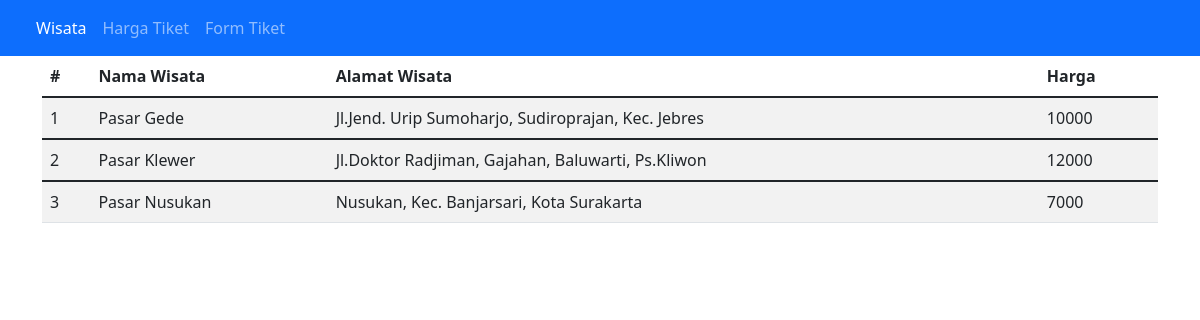
Page /daftar-harga.php on the committed database.
### tables this page shows
CREATE TABLE `wisata` (
  `id_wisata` int(20) NOT NULL,
  `nama_wisata` varchar(50) NOT NULL,
  `alamat_wisata` varchar(50) NOT NULL,
  `harga` varchar(50) NOT NULL
);

### daftar-harga.php (the view, shortened to what this page needs)
<!DOCTYPE html>
<html lang="en">
<head>
    <link href="https://cdn.jsdelivr.net/npm/bootstrap@5.1.3/dist/css/bootstrap.min.css" rel="stylesheet">
</head>
<body>
    <?php
        include 'navbar.php';
    ?>
    <div class="container">
    <table class="table table-striped">
        <thead>
            <tr>
            <th scope="col">#</th>
            <th scope="col">Nama Wisata</th>
            <th scope="col">Alamat Wisata</th>
            <th scope="col">Harga</th>
            </tr>
        </thead>
        <?php
            include 'koneksi.php';
            $wisata = mysqli_query($koneksi, 'SELECT * FROM wisata');
            $no=1;
            foreach($wisata as $key => $value){
        ?>
        <tbody>
            <tr>
                <td><?=$no?></td>
                <td><?=$value['nama_wisata']?></td>
                <td><?=$value['alamat_wisata']?></td>
                <td><?=$value['harga']?></td>
            </tr>
        </tbody>
        <?php
            $no++;
        };
        ?>
    </table>
    </div>
</body>
</html>

### navbar.php (shortened to what this page needs)
<nav class="navbar navbar-expand-lg navbar-dark bg-primary">
  <div class="container-fluid">
    <div class="collapse navbar-collapse" id="navbarText">
      <ul class="navbar-nav me-auto mb-2 mb-lg-0">
        <li class="nav-item">
          <a class="nav-link active" aria-current="page" href="index.php">Wisata</a>
        </li>
        <li class="nav-item">
          <a class="nav-link" href="daftar-harga.php">Harga Tiket</a>
        </li>
        <li class="nav-item">
          <a class="nav-link" href="form.php">Form Tiket</a>
        </li>
      </ul>
    </div>
  </div>
</nav>

### rows in the picture
wisata: nama_wisata "Pasar Gede", alamat_wisata "Jl.Jend. Urip Sumoharjo, Sudiroprajan, Kec. Jebres", harga "10000"
wisata: nama_wisata "Pasar Klewer", alamat_wisata "Jl.Doktor Radjiman, Gajahan, Baluwarti, Ps.Kliwon", harga "12000"
wisata: nama_wisata "Pasar Nusukan", alamat_wisata "Nusukan, Kec. Banjarsari, Kota Surakarta", harga "7000"
